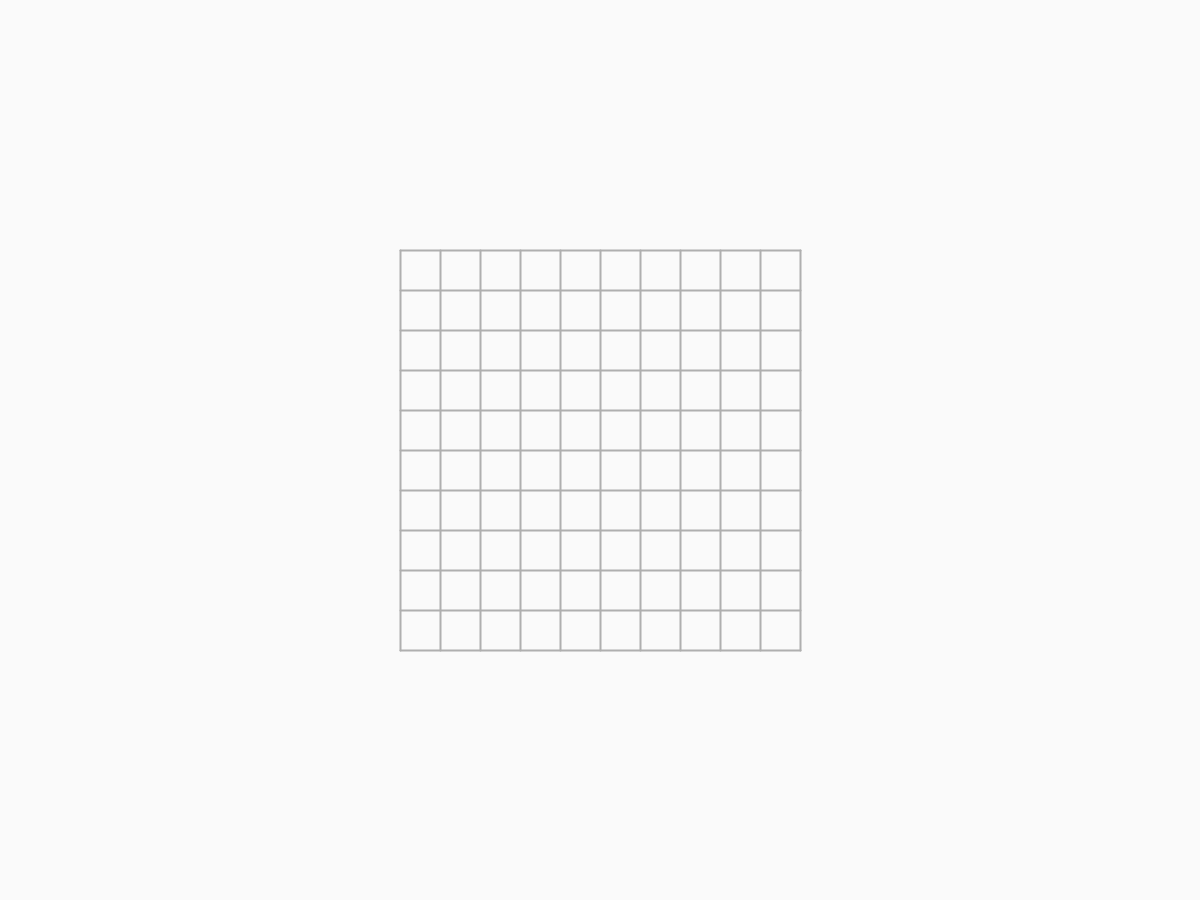
Frame 1 (no input)
Frame 60 (the mouse pressed at the canvas centre just before this capture): identical to frame 1, image omitted
Frame 120 (the mouse held since frame 60 and released just before this capture): identical to frame 1, image omitted

The Processing sketch that drew this single still picture (run headless with seeded random() and noise(); from frame 60 on, the mouse is pressed at the canvas centre):

// Processing sketch: tbtactics2024
// ── tbtactics2024.pde
// tb tactics 2024
// by Nikola Pavkovic
// 2024-10-01 


// global variables
int gridSize = 10;
int gridCell = 40;
boolean grid [][] = new boolean [gridSize][gridSize];

// core functions
void setup() {
  size(1200, 900);
  background(250);
}

void draw() {
  background(250);
  grid(width/2, height/2, gridSize, gridCell);
}

void mousePressed () {
  fillCell(mouseX,mouseY,width/2,height/2,gridSize,gridCell);
}

// functions
void grid(int x, int y, int len, int cel) {
  // produces a square grid centered on x and y with side length len, cell length cel
  // centers the grid on the screen
  int xct = x-(len*cel)/2;
  int yct = y-(len*cel)/2;
  stroke(175);
  strokeWeight(2);
  for(int i = 0; i < len +1; i++) {
    line(i*cel+xct,yct,i*cel+xct,len*cel+yct);
    line(xct,i*cel+yct,len*cel+xct,i*cel+yct);
  }
}

int[] findCorners(int x, int y, int len, int cel) {
  // returns the top left and bottom right corners of a grid described with x, y center, length in cells and length of cells
  int [] corners = {x-(len*cel)/2, y-(len*cel)/2, x+(len*cel)/2, y+(len*cel)/2}; 
  return corners;
}

boolean inArea(int[] corners) {
  // checks if the mouse is in a rectangular area defined with corners x1, y1, x2, y2
  if (mouseX > corners[0] && mouseY > corners[1] && mouseX < corners[2] && mouseY < corners[3]) {
    return true;
  }
  return false;
}

int[] gridCell(int x, int y, int gx, int gy, int len, int cel) {
  // returns the grid coordinates and center of the cell on a grid under the x y coords. returns null otherwise
  int [] corners = findCorners(gx,gy,len,cel);
  if (inArea(corners)){
    int[] cell = new int[4];
    cell[0] = (x-corners[0])/cel;
    cell[1] = (y-corners[1])/cel;
    cell[2] = corners[0]+(cell[0]*cel)+cel/2;
    cell[3] = corners[1]+(cell[1]*cel)+cel/2;
    return cell;
  }
  return null;
}

void fillCell(int x, int y, int gx, int gy, int len, int cel) {
  // fills a cell at the given x y coordinates.
  int cell[] = gridCell(x,y,gx,gy,len,cel);
  rectMode(CENTER);
  fill(0);
  square(cell[2],cell[3],cel);
}
